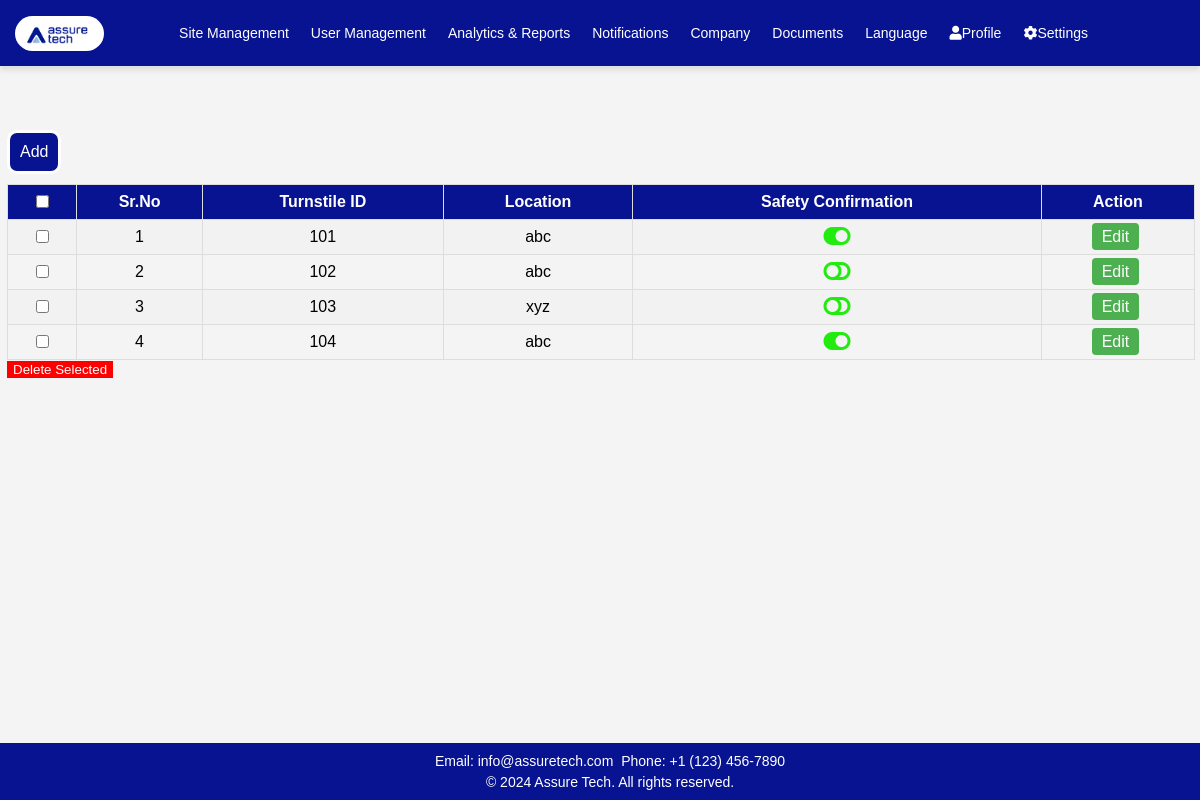
The app's page /setting_t/ with its own data.
### app1/models.py (models this page shows, shortened)
class Turnstile_S(models.Model):
    sr_no = models.AutoField(primary_key=True,unique=True)
    turnstile_id = models.IntegerField(unique=True)
    location = models.CharField(max_length=100)
    safety_confirmation = models.BooleanField(default=False)

### app1/views.py (the view)
# urls.py: path('setting_t/',views.setting_turn,name='setting_t'),
def setting_turn(request):
    turnstiles = Turnstile_S.objects.all()
    return render(request, 'app1/setting_turn.html', {'turnstiles': turnstiles})

### app1/templates/app1/setting_turn.html (shortened to what this page needs)
<!DOCTYPE html>
<html lang="en">
<head>
    <link rel="stylesheet" href="https://cdnjs.cloudflare.com/ajax/libs/font-awesome/5.15.4/css/all.min.css" />
    {% load static %}
</head>
<body>
    <header>
        <a class="logo" href="#"><img src="{% static 'app1/images/logo.jpg' %}" alt="Logo"></a>
        <nav class="nav">
            <div class="dropdown">
                <a href="{% url 'sites' %}">Site Management</a>
            </div>
            <a href="{% url 'get_all' %}">User Management</a>
            <a href="{% url 'report' %}">Analytics & Reports</a>
            <a href="{% url 'notification1' %}">Notifications</a>
            <a href="{% url 'company' %}">Company</a>
            <a href="{%url 'orientation' %}">Documents</a>
            <div class="dropdown">
                <a href="#" class="dropbtn">Language</a>
            </div>
            <div class="dropdown">
                <a href="#" class="dropbtn"><i class="fas fa-user"></i>Profile</a>
            </div>
            <div class="dropdown">
                <a href="#" class="dropbtn"><i class="fas fa-cog"></i>Settings</a>
            </div>
        </nav>
    </header>
    <div class="user">
        <a class="add" href="{% url 'add_turnstile' %}">Add</a>
    </div>
    <div id="table-container">
        <table id="customers">
            <form method="post" action="{% url 'delete_selected4' %}">
                <table id="customers">
                    <tr>
                        <th><input type="checkbox" onClick="toggleAll(this)"></th>
                        <th>Sr.No</th>
                        <th>Turnstile ID</th>
                        <th>Location</th>
                        <th>Safety Confirmation</th>
                        <th>Action</th>
                    </tr>
                    {% for turnstile in turnstiles %}
                    <tr>
                        <td><input type="checkbox" name="selected_recordings" value="{{ turnstile.pk }}"></td>
                        <td>{{ turnstile.sr_no }}</td>
                        <td>{{ turnstile.turnstile_id }}</td>
                        <td>{{ turnstile.location }}</td>
                        <td class="switch-icon">
                            <i class="fas {% if turnstile.safety_confirmation %}fa-toggle-on{% else %}fa-toggle-off{% endif %}" id="switch_{{ turnstile.pk }}" data-pk="{{ turnstile.pk }}" onclick="toggleSafetyConfirmation(this)"></i>
                        </td>
                        <td>
                            <a href="{% url 'turnstile_edit' pk=turnstile.pk %}" class="edit-btn">Edit</a>
                        </td>
                    </tr>
                    {% endfor %}
                </table>
                <button type="submit" class="delete-btn">Delete Selected</button>
            </form>
    </div>
    <footer>
        <p>Email: info@assuretech.com</p>
        <p>Phone: +1 (123) 456-7890</p>
        <div class="footer-bottom">
            <p>&copy; 2024 Assure Tech. All rights reserved.</p>
        </div>
    </footer>
</body>
</html>

### app1/templates/app1/setting_turn.html (style rules this page uses)
body { font-family: 'Verdana', sans-serif; width: 100%; margin: 0; padding-top: 10vh; background: #f4f4f4; box-sizing: border-box; height: 700px; }
header { background-color: #071390; color: white; text-align: center; padding: 15px 0; position: fixed; top: 0; width: 100%; z-index: 1000; display: flex; justify-content: space-between; align-items: center; box-shadow: 0px 4px 6px rgba(0, 0, 0, 0.1); }
.nav a { color: white; padding: 10px 10px; font-size: 14px; text-decoration: none; display: inline-block; margin-right: 2px; transition: color 0.3s ease; }
.nav { display: flex; align-items: center; margin-right: 100px; }
.logo img { max-height: 35px; margin-left: 15px; float: left; border-radius: 20px; }
.dropdown { display: inline-block; position: relative; text-align: center; }
.user { text-align: left; margin-top: 30px; margin-left: 7px; }
.add { background-color: #071390; color: white; padding: 10px; border: solid; margin-top: 20px; display: inline-block; text-decoration: none; border-radius: 10px 10px; }
#table-container { margin-top: 10px; margin-left: 7px; margin-right: 20px; width: 99%; }
#customers { font-family: Arial, Helvetica, sans-serif; border-collapse: collapse; width: 100%; }
#customers td, #customers th { border: 1px solid #ddd; padding: 3px; text-align: center; }
#customers tr:nth-child(even) { background-color: #f2f2f2; }
#customers th { padding-top: 7px; padding-bottom: 7px; text-align: center; background-color: #071390; color: white; }
footer { position: fixed; bottom: 0; width: 100%; background-color: #071390; color: white; text-align: center; padding: 10px; z-index: 1000; font-size: 14px; }
footer h4, footer p { white-space: nowrap; margin: 0; padding: 2px; display: inline; }
.footer-bottom { white-space: nowrap; padding-top: 5px; }
.footer-bottom p { margin: 0; }
.switch-icon { font-size: 24px; color: #21eb0f; cursor: pointer; }
.edit-btn { background-color: #4CAF50; color: white; padding: 5px 10px; border: none; border-radius: 4px; cursor: pointer; margin-right: 5px; text-decoration: none; }
.delete-btn { background-color: red; color: white; border: none; }

### records on screen
Turnstile_S: sr_no "1", turnstile_id "101", location "abc", safety_confirmation True (drawn)
Turnstile_S: sr_no "2", turnstile_id "102", location "abc", safety_confirmation False (drawn)
Turnstile_S: sr_no "3", turnstile_id "103", location "xyz", safety_confirmation False (drawn)
Turnstile_S: sr_no "4", turnstile_id "104", location "abc", safety_confirmation True (drawn)
